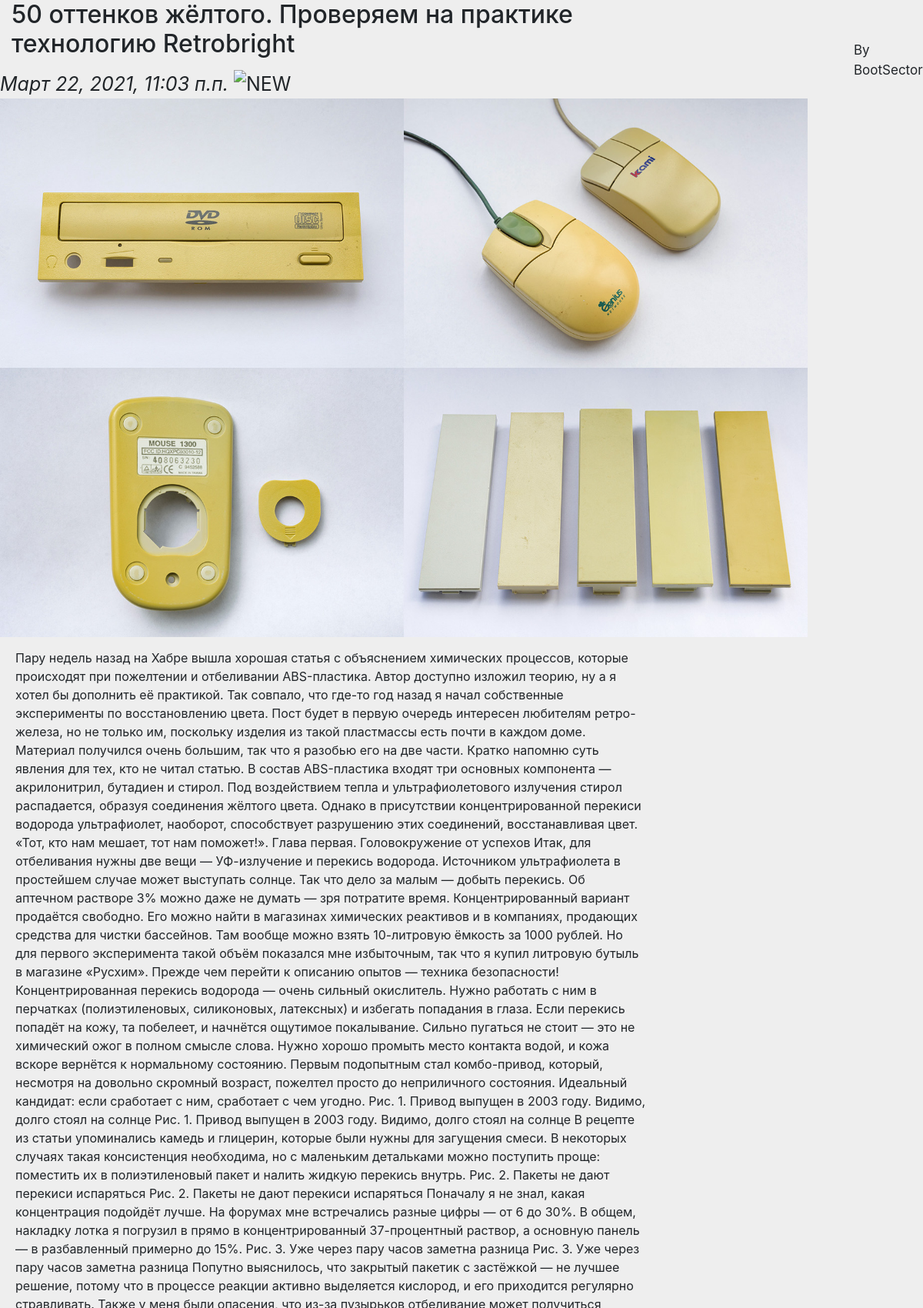
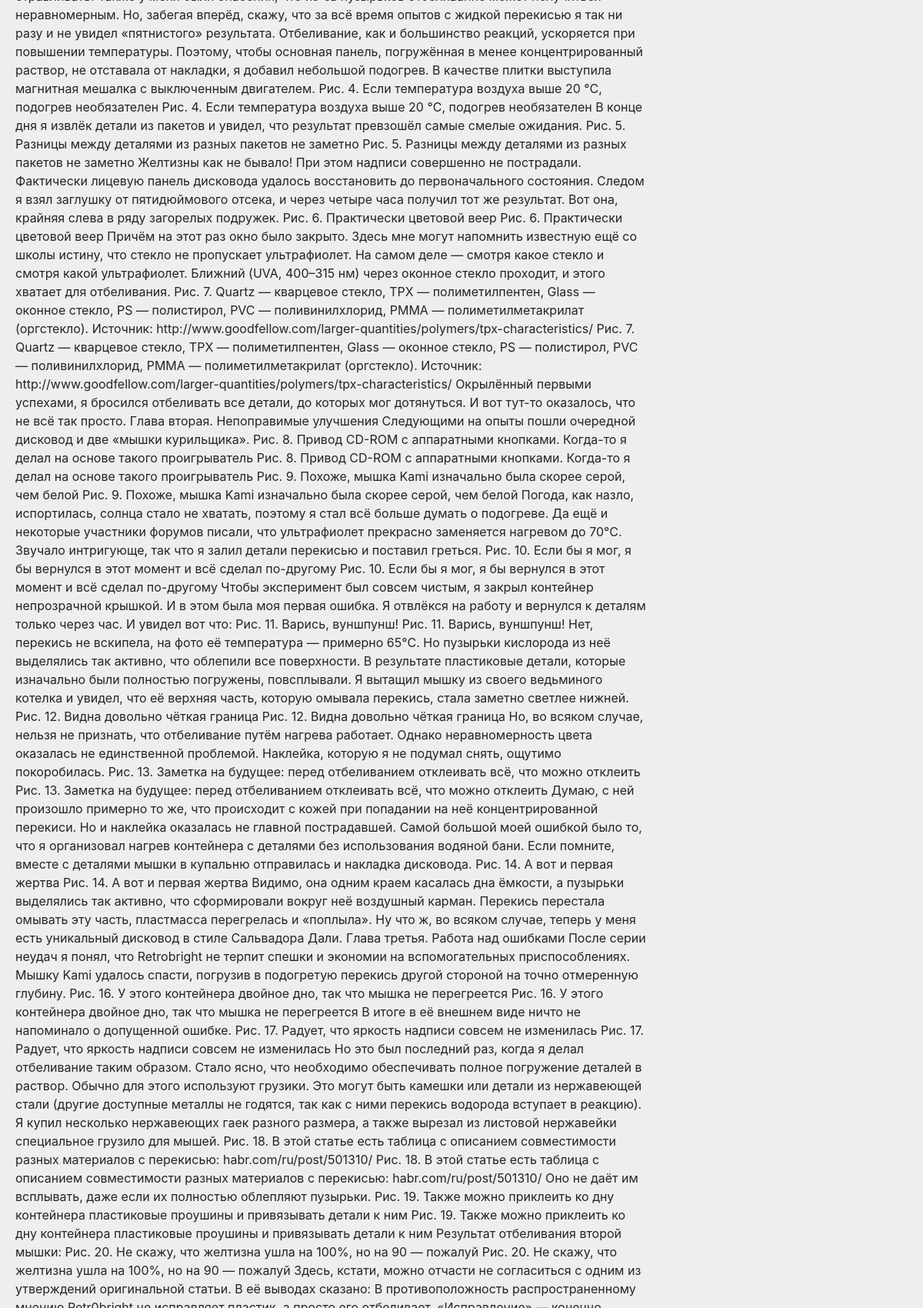
Screenshot of /17/ (upper part) with the database file from the repository (2 pictures, top to bottom).
### myFirst/apps/articles/models.py (models this page shows, shortened)
class Article(models.Model):
    article_title = models.CharField('название статьи', max_length=200, default='')
    article_text = models.TextField('текст статьи', default='')
    pub_date = models.DateTimeField('дата публикации', auto_now_add=True)
    author_name = models.CharField('имя автора', max_length=55, default='')
    article_image = models.ImageField(upload_to='img', default='')
    def was_published_recently(self):
        return self.pub_date >= (timezone.now() - datetime.timedelta(days=7))

### myFirst/apps/articles/views.py (the view, shortened to what this page needs)
# urls.py: path('<int:article_id>/', views.detail, name='detail'),
@csrf_exempt
def detail(request, article_id):
    try:
        a = Article.objects.get(id=article_id)
    except:
        return render(request, 'articles/404.html', {'static': STATIC_URL, })
    form = CommentForm()
    data = {}
    article = Article.objects.get(id = article_id)
    comments_list = article.comment_set.all()
    comments = reversed(comments_list)
    return render(request, 'articles/detail.html', {'article': article, 'comments':comments, 'form': form, 'static': STATIC_URL, })

### myFirst/templates/articles/detail.html (shortened to what this page needs)
{% extends 'base.html' %}
{% load crispy_forms_tags %}
{% block content %}
<link rel="stylesheet" href="{{static}}articles/css/detail.css">
<div class="float-sm-left" style="width: 70%;"><h2 style="padding-left: 15px;">{{article.article_title}}</h2></div>
<div style="float: left; margin-top: 6px; font-size:25px;"><em>{{article.pub_date}}</em>
{% if article.was_published_recently %}
<img src="https://image.flaticon.com/icons/png/512/57/57458.png" alt="NEW" width="50" style="margin-top: -3px;">
{% endif %}
</div>
<div id="author_name" style="margin-right:30px; position:absolute; left: 1110px; top: 53px; font-size: 17px;">
By {{article.author_name}}
</div>
<div id="article_image">
{% if article.article_image %}
<img src="{{article.article_image.url}}" alt="" style="max-width: 1100px; max-height: 700px;">
{% endif %}
</div>
<div style="padding-left: 20px; padding-top: 15px; width: 70%;">{{article.article_text}}</div>
{% endblock %}

### myFirst/apps/articles/static/articles/css/detail.css (style rules this page uses)
body { background: #eee }

### rows the page displays
Article: article_title "50 оттенков жёлтого. Проверяем на практике технологию Retrobright", pub_date "Март 22, 2021, 11:03 п.п.", author_name "BootSector", article_image (picture)
